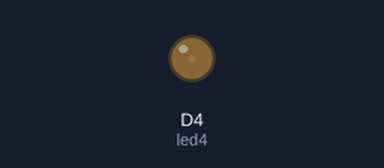
Recording of a program running on a simulated CircuitPython board. On the bench: output pins drawn as LEDs (lit = HIGH). What the program prints to the serial console is not drawn.

Above: at 0.05 s.
At 0.9 s:
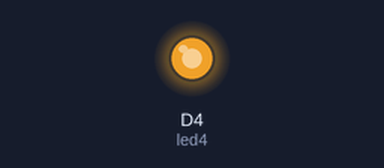
At 1.4 s:
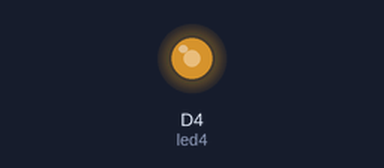
At 1.8 s:
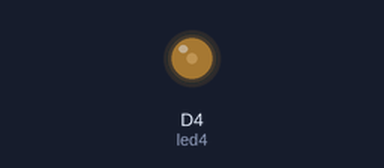
Timing chart, 0 to 4.8 s (numbered marks = the images above):
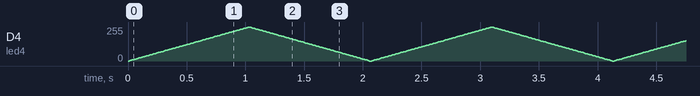

The program:

main.py
```python
import board
import pulseio
import time
# Assign pin D4 (External LED)
led4 = pulseio.PWMOut(board.D4)
# Note: PWMOut.duty_cycle is a 16 bit value between 0 and 65535
# Main Loop
while True:
    # Fade LED from 0% to 100% - OFF to ON
    for i in range(100):
        # Set LED Value
        led4.duty_cycle = int(i / 100 * 65535)
        # Serial Output LED value
        print("led4 Value: ", led4.duty_cycle)
        # Pause for 0.01 second
        time.sleep(0.01)
    # Fade LED from 100% to 0% - ON to OFF
    for i in range(100, -1, -1):
        # Set LED Value
        led4.duty_cycle = int(i / 100 * 65535)
        # Serial Output LED value
        print("led4 Value: ", led4.duty_cycle)
        # Pause for 0.01 second
        time.sleep(0.01)
```
